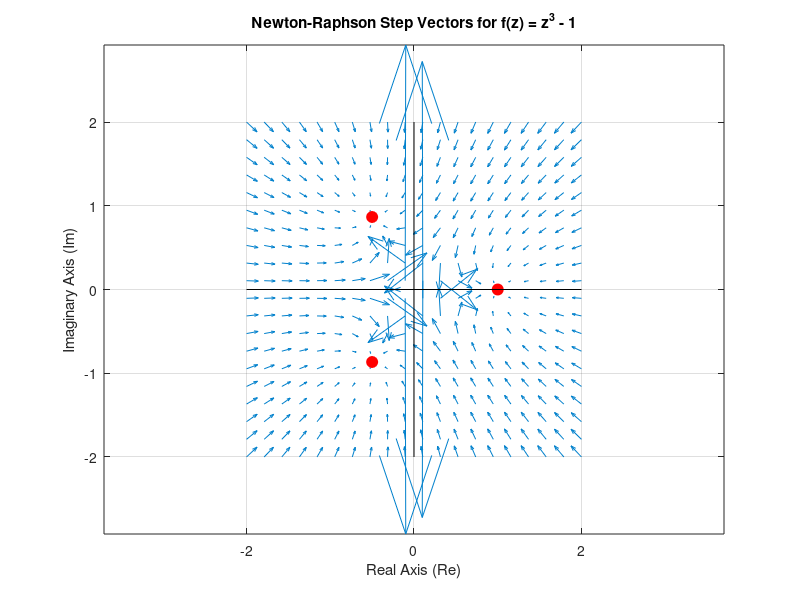

Write MATLAB code to recreate this figure.
% 1. Define the function and its derivative
f = @(z) z.^3 - 1;
df = @(z) 3 * z.^2;

% 2. Create a grid of points in the complex plane
x = linspace(-2, 2, 20);
y = linspace(-2, 2, 20);
[X, Y] = meshgrid(x, y);
Z = X + 1i*Y;

% 3. Calculate the Newton-Raphson step: delta_z = -f(z)/f'(z)
% We use ./ for element-wise division
W = -f(Z) ./ df(Z);

% 4. Extract real and imaginary components of the displacement
U = real(W);
V = imag(W);

% 5. Create the plot
figure;
% We use '0' as the 5th argument to disable auto-scaling, 
% making the arrows represent the actual jump distance.
quiver(X, Y, U, V, 10, 'Color', [0 0.5 0.8]); 

hold on;

% 6. Plot the actual roots of z^3 - 1 for reference
roots_z = [1, -0.5 + 1i*sqrt(3)/2, -0.5 - 1i*sqrt(3)/2];
plot(real(roots_z), imag(roots_z), 'ro', 'MarkerFaceColor', 'r', 'MarkerSize', 8);

% 7. Formatting
xlabel('Real Axis (Re)');
ylabel('Imaginary Axis (Im)');
title('Newton-Raphson Step Vectors for f(z) = z^3 - 1');
grid on;
axis equal;
line([-2 2], [0 0], 'Color', 'k', 'LineWidth', 0.5);
line([0 0], [-2 2], 'Color', 'k', 'LineWidth', 0.5);
hold off;
